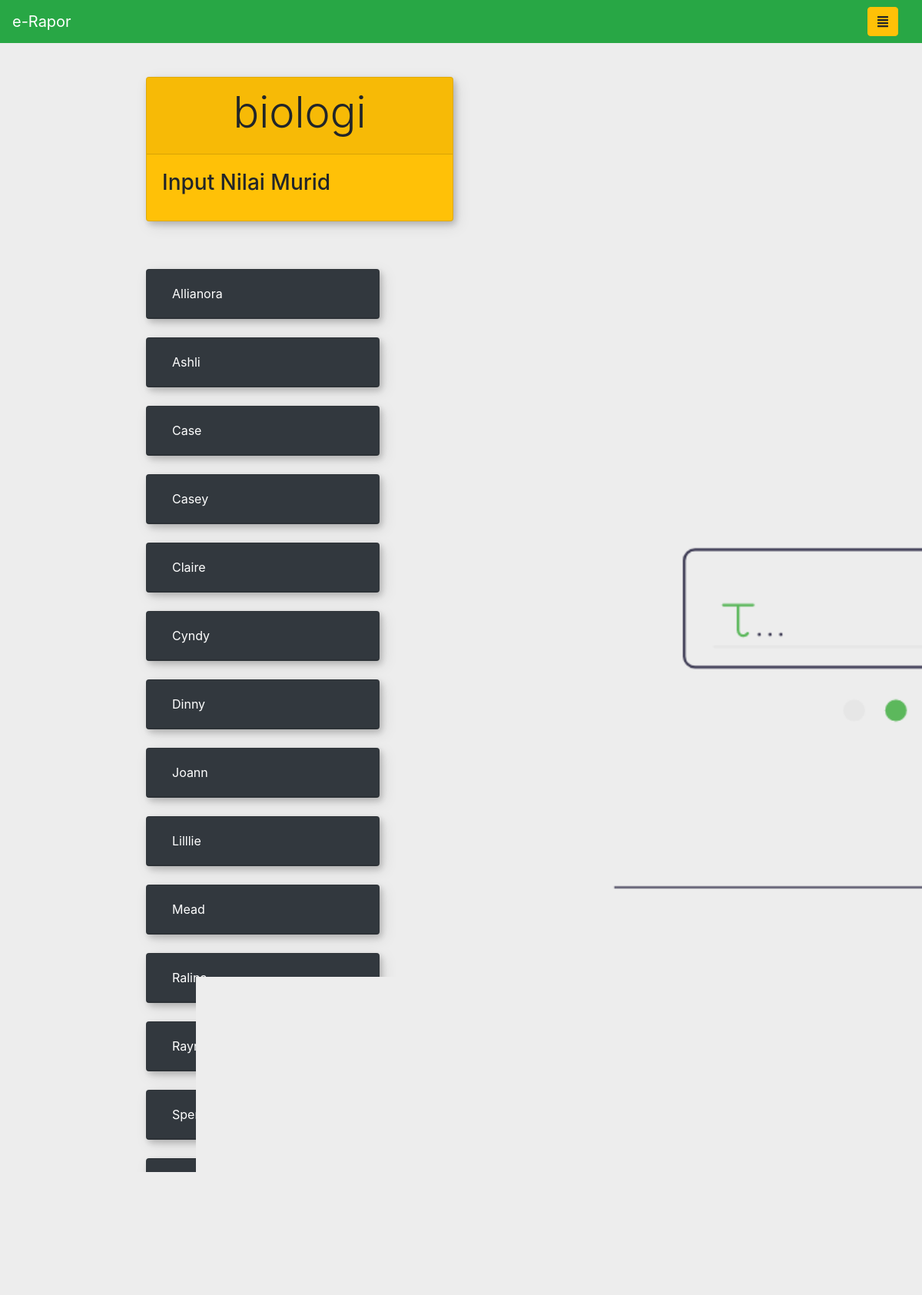
Screenshot of /guru/nilai.php?id=biologi (signed in) with the database file from the repository.
### tables this page shows
CREATE TABLE `users` (
  `id` int(11) NOT NULL,
  `role` int(11) NOT NULL,
  `email_user` varchar(25) NOT NULL,
  `nama_user` varchar(50) DEFAULT NULL,
  `username_user` varchar(25) DEFAULT NULL,
  `password_user` varchar(255) DEFAULT NULL
);

### guru/queryMurid.php (called while the page is built, shortened)
<?php
    function getMurid($idGuru){
        if(isset($_SESSION['id'])){
            $idGuru = $_SESSION['id'];
            include "../koneksi.php";
            $string = "select users.id, users.nama_user from users,kelas_siswa where users.id=kelas_siswa.siswa_id and kelas_siswa.guru_id=$idGuru order by users.nama_user";
            $query = mysqli_query($koneksi, $string);
            if(mysqli_num_rows($query)>0){
                return $query;
            }
        }
        return null;
    }
?>

### guru/nilai.php (the view, shortened to what this page needs)
<!DOCTYPE html>
<html lang="en">
<head>
    <link rel="stylesheet" href="https://stackpath.bootstrapcdn.com/bootstrap/4.3.1/css/bootstrap.min.css">
</head>
<body>
<div class="wrapper">
        <div id="content">
        <nav class="navbar fixed-top navbar-expand-lg navbar-dark bg-success">
        <a class="navbar-brand" href="index.php">e-Rapor</a>
                <div class="container-fluid d-grid gap-2 d-md-flex justify-content-md-end">
                    <button type="button" id="sidebarCollapse" class="btn btn-warning">
                        <i class="fas fa-align-justify"></i>
                    </button>
                </div>
            </nav>
        </div>
    </div>
    <?php
            $matkul = null;
            if(isset($_GET)){
                $matkul = $_GET['id'];
            }
    ?>
    <div class="container" id="judul">
        <div class="card text-black bg-warning mb-3" style="max-width: 25rem;">
        <div class="card-header">
        <h3 class="display-4 text-center"><?php echo $matkul;?></h3>
            </div>
            <div class="card-body">
            <h3 class="card-title ">Input Nilai Murid</h5>
            </div>
        </div>
    </div>
    <div class="container" id="panel">
    <div id="accordion">
        <?php
            include "./queryMurid.php";
            $res = getMurid($_SESSION['id']);
            while($name = mysqli_fetch_array($res)){
                ?>
                    <div class="card bg-dark" style="max-width: 19rem;">
                        <div class="card-header" id="headingOne">
                            <h5 class="mb-0">
                                <button class="btn collapsed text-white" data-toggle="collapse" data-target="#<?php echo $name[1];?>" aria-expanded="true" aria-controls="collapseOne">
                                    <?php echo $name[1];?>
                                </button>
                            </h5>
                        </div>
                    </div>
                    <br>
                <?php
            }
        ?>
    </div>
    </div>
</body>
</html>

### guru/nilai.php (style rules this page uses)
body { min-height: 75rem; background-color: rgb(232, 235, 238); background-image: url("../assets/bgnilai.png"); background-attachment: fixed; background-repeat: no-repeat; background-size: cover; background-position: center; }
.wrapper { display: inline-flex; align-items: stretch; position: relative; }
a, a:hover, a:focus { color: inherit; text-decoration: none; transition: all 0.3s; }
#judul { padding-left: 190px; padding-top: 100px; display: inline-table; position: absolute; }
#panel { padding-left: 190px; display: inline-block; padding-top: 350px; position: absolute; overflow: auto; }
.card { box-shadow: 3px 4px 8px rgba(0, 0, 0, 0.2), 5px 6px 20px rgba(0, 0, 0, 0.1); }

### rows the page displays
users: nama_user "Allianora"
users: nama_user "Ashli"
users: nama_user "Case"
users: nama_user "Casey"
users: nama_user "Claire"
users: nama_user "Cyndy"
users: nama_user "Dinny"
users: nama_user "Joann"
users: nama_user "Lilllie"
users: nama_user "Mead"
users: nama_user "Ralina"
users: nama_user "Raynell"
users: nama_user "Spencer"

### other values shown
$matkul "biologi"
